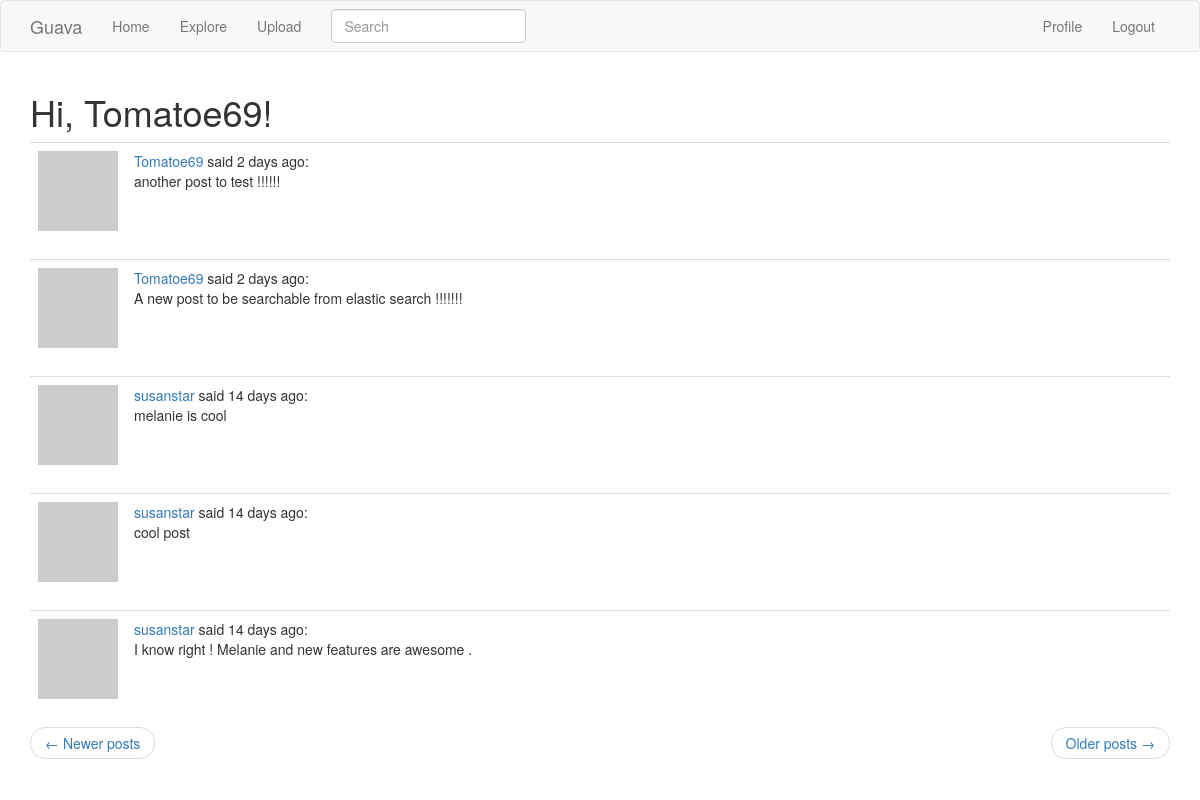
The app's page /explore?page=2 (signed in) with its own data.
### notapp/models.py (models this page shows, shortened)
class User(UserMixin, db.Model):
    id = db.Column(db.Integer, primary_key=True)
    username = db.Column(db.String(64), index=True, unique=True)
    email = db.Column(db.String(120), index=True, unique=True)
    password_hash = db.Column(db.String(128))
    posts = db.relationship('Post', backref='author', lazy='dynamic')
    about_me = db.Column(db.String(140))
    last_seen = db.Column(db.DateTime, default=datetime.utcnow)
    searchable = ['username']
    def avatar(self, size):
        digest = md5(self.email.lower().encode('utf-8')).hexdigest()
        return 'https://www.gravatar.com/avatar/{}?d=identicon&s={}'.format(
            digest, size)
    followed = db.relationship(
        'User', secondary=followers,
        primaryjoin=(followers.c.follower_id == id),
        secondaryjoin=(followers.c.followed_id == id),
        backref=db.backref('followers', lazy='dynamic'), lazy='dynamic')

class SearchableMixin(object):
    @classmethod
    def before_commit(cls, session):
        session._changes = {
            'add': list(session.new),
            'update': list(session.dirty),
            'delete': list(session.deleted)
        }
    @classmethod
    def after_commit(cls, session):
        for obj in session._changes['add']:
            if isinstance(obj, SearchableMixin):
                add_to_index(obj.__tablename__, obj)
        for obj in session._changes['update']:
            if isinstance(obj, SearchableMixin):
                add_to_index(obj.__tablename__, obj)
        for obj in session._changes['delete']:
            if isinstance(obj, SearchableMixin):
                remove_from_index(obj.__tablename__, obj)
        session._changes = None

class Post(SearchableMixin, db.Model):
    __searchable__ = ['body']
    id = db.Column(db.Integer, primary_key=True)
    body = db.Column(db.String(140))
    timestamp = db.Column(db.DateTime, index=True, default=datetime.utcnow)
    user_id = db.Column(db.Integer, db.ForeignKey('user.id'))

### notapp/routes.py (the view)
@app.route('/explore')
@login_required
def explore():
    page = request.args.get('page', 1, type=int)
    posts = Post.query.order_by(Post.timestamp.desc()).paginate(
        page, app.config['POSTS_PER_PAGE'], False)
    next_url = url_for('explore', page=posts.next_num) \
        if posts.has_next else None
    prev_url = url_for('explore', page=posts.prev_num) \
        if posts.has_prev else None
    return render_template("index.html", title='Explore', posts=posts.items,
                           next_url=next_url, prev_url=prev_url)

### notapp/forms.py
class SearchForm(FlaskForm):
    q = StringField(('Search'), validators=[DataRequired()])
    def __init__(self, *args, **kwargs):
        if 'formdata' not in kwargs:
            kwargs['formdata'] = request.args
        if 'csrf_enabled' not in kwargs:
            kwargs['csrf_enabled'] = False
        super(SearchForm, self).__init__(*args, **kwargs)

### notapp/models.py (called while the page is built)
@login.user_loader
def load_user(id):
    return User.query.get(int(id))

### notapp/routes.py (called while the page is built)
@app.before_request
def before_request():
    if current_user.is_authenticated:
        current_user.last_seen = datetime.utcnow()
        db.session.commit()
        g.search_form = SearchForm()

### notapp/templates/index.html (shortened to what this page needs)
{% extends "base.html" %}
{% import 'bootstrap/wtf.html' as wtf %}
{% block app_content %}
<h1>Hi, {{ current_user.username }}!</h1>
{% for post in posts %}
{% include '_post.html' %}
{% endfor %}
<nav aria-label="...">
    <ul class="pager">
        <li class="previous{% if not prev_url %} disabled{% endif %}">
            <a href="{{ prev_url or '#' }}">
                <span aria-hidden="true">&larr;</span> Newer posts
            </a>
        </li>
        <li class="next{% if not next_url %} disabled{% endif %}">
            <a href="{{ next_url or '#' }}">
                Older posts <span aria-hidden="true">&rarr;</span>
            </a>
        </li>
    </ul>
</nav>
{% endblock %}

### notapp/templates/_post.html
<table class="table table-hover">
    <tr>
        <td width="70px">
            <a href="{{ url_for('user', username=post.author.username) }}">
                <img src="{{ post.author.avatar(70) }}" />
            </a>
        </td>
        <td>
            <a href="{{ url_for('user', username=post.author.username) }}">
                {{ post.author.username }}
            </a>
            said {{ moment(post.timestamp).fromNow() }}:
            <br>
            {{ post.body }}
        </td>
    </tr>
</table>

### records on screen
User: username "Tomatoe69"
Post: author.username "Tomatoe69", timestamp "2 days ago", body "another post to test !!!!!!"
Post: author.username "Tomatoe69", timestamp "2 days ago", body "A new post to be searchable from elastic search !!!!!!!"
Post: author.username "susanstar", timestamp "14 days ago", body "melanie is cool"
Post: author.username "susanstar", timestamp "14 days ago", body "cool post"
Post: author.username "susanstar", timestamp "14 days ago", body "I know right ! Melanie and new features are awesome ."
